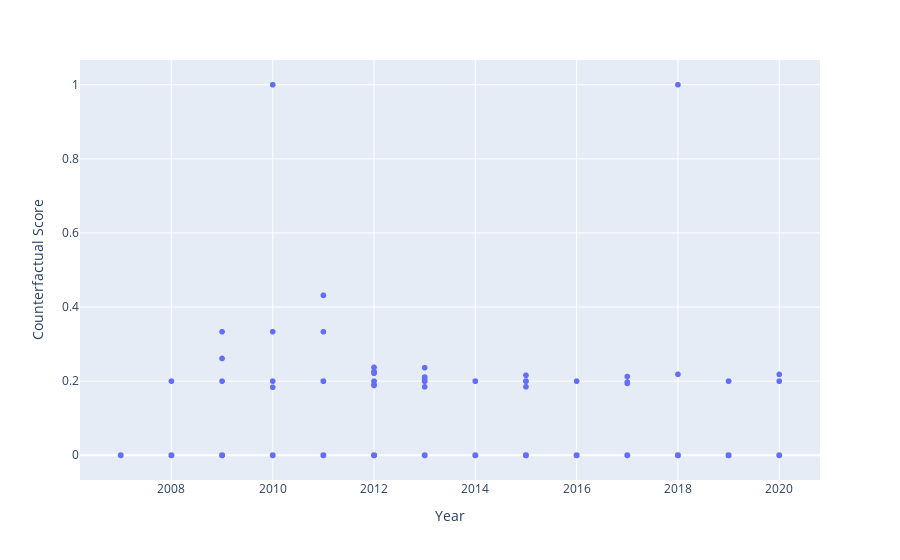

Notebook cell for this chart:
### Code cell
fig = px.scatter(data_2007_to_2020,
                 x='Year',
                 y='Counterfactual Score',
                 hover_name='Team Name')
fig.show()

### Figure 1 — Plotly figure (JSON) as saved in the notebook; plotly's stock layout.template omitted (floating-point values rounded to 4 significant figures; data arrays with more than 128 entries replaced by an {"elided": "..."} marker saying what was removed)
{"data": [{"hovertemplate": "<b>%{hovertext}</b><br><br>Year=%{x}<br>Counterfactual Score=%{y}<extra></extra>", "hovertext": {"elided": "3052 str values"}, "legendgroup": "", "marker": {"color": "#636efa", "symbol": "circle"}, "mode": "markers", "name": "", "showlegend": false, "type": "scattergl", "x": {"elided": "3052 int values"}, "xaxis": "x", "y": {"elided": "3052 float values"}, "yaxis": "y"}], "layout": {"legend": {"tracegroupgap": 0}, "margin": {"t": 60}, "xaxis": {"anchor": "y", "domain": [0, 1], "title": {"text": "Year"}}, "yaxis": {"anchor": "x", "domain": [0, 1], "title": {"text": "Counterfactual Score"}}}}
